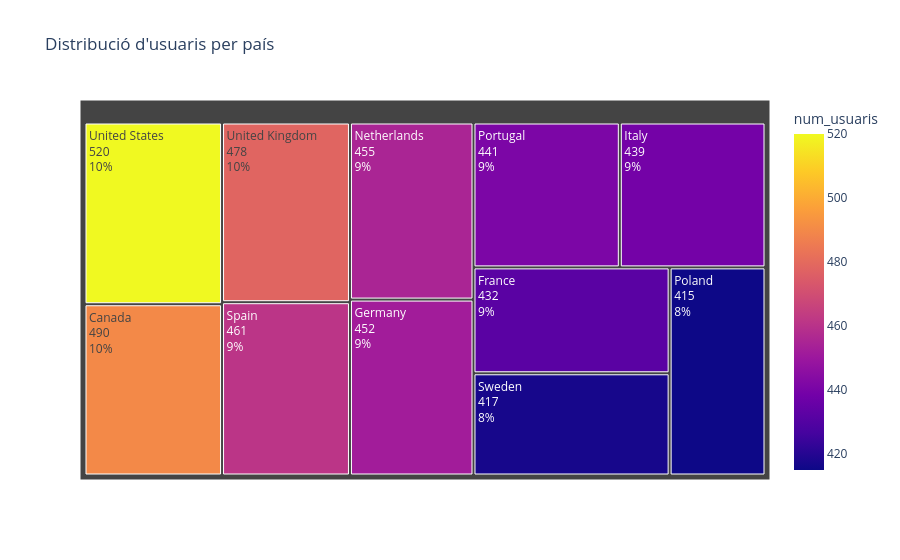

This figure's notebook cell:
### Markdown cell above
Fem un gràfic addicional que mostra el mateix, però en forma de treemap i usant la biblioteca Plotly

### Code cell
paisos = (df_users["country"].value_counts().reset_index())

paisos.columns = ["country", "num_usuaris"]


fig = px.treemap(
    paisos,
    path=["country"],
    values="num_usuaris",
    color="num_usuaris",
    title="Distribució d'usuaris per país"
)
fig.update_traces(textinfo="label+value+percent entry")
fig.show()

### Figure 1 — Plotly figure (JSON) as saved in the notebook; plotly's stock layout.template omitted (floating-point values rounded to 4 significant figures)
{"data": [{"branchvalues": "total", "customdata": [[520.0], [490.0], [478.0], [461.0], [455.0], [452.0], [441.0], [439.0], [432.0], [417.0], [415.0]], "domain": {"x": [0, 1], "y": [0, 1]}, "hovertemplate": "labels=%{label}<br>num_usuaris_sum=%{value}<br>parent=%{parent}<br>id=%{id}<br>num_usuaris=%{color}<extra></extra>", "ids": ["United States", "Canada", "United Kingdom", "Spain", "Netherlands", "Germany", "Portugal", "Italy", "France", "Sweden", "Poland"], "labels": ["United States", "Canada", "United Kingdom", "Spain", "Netherlands", "Germany", "Portugal", "Italy", "France", "Sweden", "Poland"], "marker": {"coloraxis": "coloraxis", "colors": [520.0, 490.0, 478.0, 461.0, 455.0, 452.0, 441.0, 439.0, 432.0, 417.0, 415.0]}, "name": "", "parents": ["", "", "", "", "", "", "", "", "", "", ""], "textinfo": "label+value+percent entry", "type": "treemap", "values": [520.0, 490.0, 478.0, 461.0, 455.0, 452.0, 441.0, 439.0, 432.0, 417.0, 415.0]}], "layout": {"coloraxis": {"colorbar": {"title": {"text": "num_usuaris"}}, "colorscale": [[0, "#0d0887"], [0.1111, "#46039f"], [0.2222, "#7201a8"], [0.3333, "#9c179e"], [0.4444, "#bd3786"], [0.5556, "#d8576b"], [0.6667, "#ed7953"], [0.7778, "#fb9f3a"], [0.8889, "#fdca26"], [1, "#f0f921"]]}, "legend": {"tracegroupgap": 0}, "title": {"text": "Distribució d'usuaris per país"}}}
